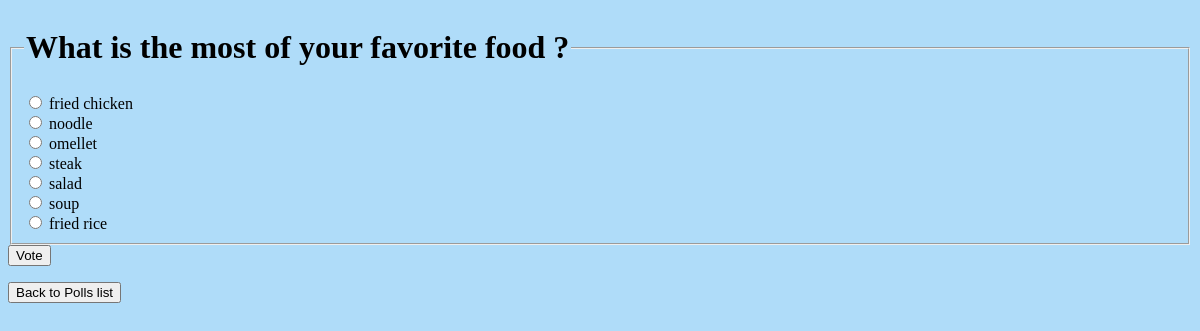
Screenshot of /polls/2/ (signed in) with the database file from the repository.
### polls/models.py (models this page shows, shortened)
class Question(models.Model):
    question_text = models.CharField(max_length=200)
    pub_date = models.DateTimeField('date published')
    end_date = models.DateTimeField('date ended', null=True)
    def is_published(self):
        return timezone.localtime() >= self.pub_date
    def can_vote(self):
        if self.end_date:
            return self.pub_date <= timezone.localtime() <= self.end_date
        return self.is_published()

class Choice(models.Model):
    question = models.ForeignKey(Question, on_delete=models.CASCADE)
    choice_text = models.CharField(max_length=200)

### polls/views.py (the view, shortened to what this page needs)
# urls.py: path('<int:pk>/', views.DetailView.as_view(), name='detail'),
class DetailView(generic.DetailView, LoginRequiredMixin):
    model = Question
    template_name = 'polls/detail.html'
    def get(self, request, pk):
        if request.user.is_anonymous:
            return redirect(to='http://127.0.0.1:8000/accounts/login')
        user = request.user
        try:
            question = Question.objects.get(pk=pk)
        except (KeyError, Question.DoesNotExist):
            messages.error(request, 'Access to question denied.')
            return HttpResponseRedirect(reverse('polls:index'))
        if question.can_vote():
            try:
                vote_info = (
                    Vote.objects.get(user=user,
                                     choice__in=question.choice_set.all()))
                check = vote_info.choice.choice_text
            except Vote.DoesNotExist:
                check = ''
            return render(request, 'polls/detail.html', {'question': question,
                                                         'check': check})
        elif question.is_published():
            messages.error(request,
                           'Voting period is closed for this question.')
            return HttpResponseRedirect(reverse('polls:results',
                                                args=(question.id,)))
        messages.error(request, 'Access to question denied.')
        return HttpResponseRedirect(reverse('polls:index'))

### polls/templates/polls/detail.html (shortened to what this page needs)
{% load static %}
<link rel="stylesheet" href="{% static 'polls/style.css' %}">
<form action="{% url 'polls:vote' question.id %}" method="post">
<fieldset>
    <legend><h1>{{ question.question_text }}</h1></legend>
    {% for choice in question.choice_set.all %}
        <input type="radio" name="choice" id="choice{{ forloop.counter }}" value="{{ choice.id }}">
        <label for="choice{{ forloop.counter }}">{{ choice.choice_text }}</label><br>
    {% endfor %}
</fieldset>
<input type="submit" value="Vote">
</form>
<a href="{% url 'polls:index' %}">
<button type="button">{{"Back to Polls list"}}</button>
</a>

### rows the page displays
Question: question_text "What is the most of your favorite food ?"
Choice: choice_text "fried chicken"
Choice: choice_text "noodle"
Choice: choice_text "omellet"
Choice: choice_text "steak"
Choice: choice_text "salad"
Choice: choice_text "soup"
Choice: choice_text "fried rice"

### other values shown
{{ "Back to Polls list" }} "Back to Polls list"
